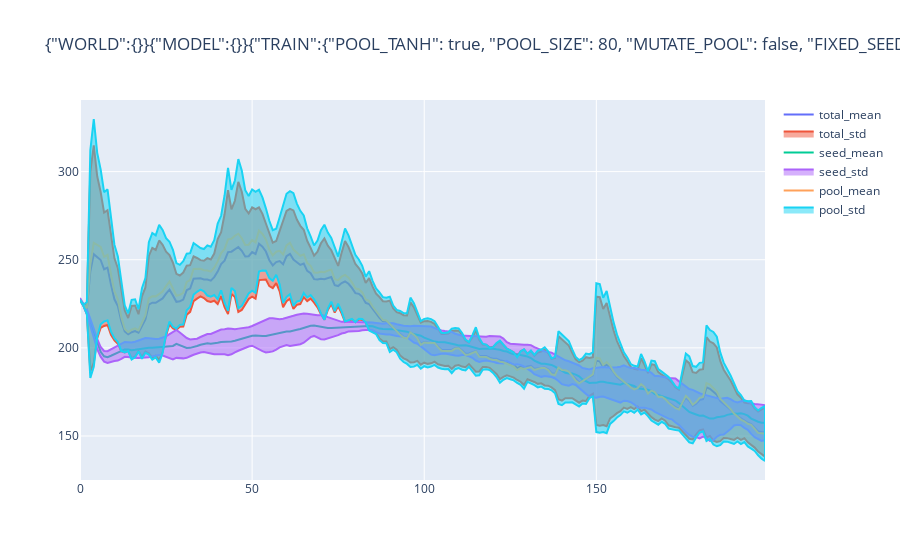

Source (notebook cell):
### Code cell
# importlib.reload(utils)
importlib.reload(disp)
# sess_id = "2020_11_10/11_42_17"
sess_id = cfg.EXTRA.SESSION_ID
fig = disp.plot_avg_session(sess_id)
# fig.update_yaxes(type="log")
vis.plotlyplot(fig)
fig.show()

### Figure 1 — Plotly figure (JSON) as saved in the notebook; plotly's stock layout.template omitted (floating-point values rounded to 4 significant figures; data arrays with more than 128 entries replaced by an {"elided": "..."} marker saying what was removed)
{"data": [{"name": "total_mean", "type": "scatter", "y": {"elided": "200 float values"}}, {"fill": "toself", "name": "total_std", "type": "scatter", "x": {"elided": "400 int values"}, "y": {"elided": "400 float values"}}, {"name": "seed_mean", "type": "scatter", "y": {"elided": "200 float values"}}, {"fill": "toself", "name": "seed_std", "type": "scatter", "x": {"elided": "400 int values"}, "y": {"elided": "400 float values"}}, {"name": "pool_mean", "type": "scatter", "y": {"elided": "200 float values"}}, {"fill": "toself", "name": "pool_std", "type": "scatter", "x": {"elided": "400 int values"}, "y": {"elided": "400 float values"}}], "layout": {"title": {"text": "{\"WORLD\":{}}{\"MODEL\":{}}{\"TRAIN\":{\"POOL_TANH\": true, \"POOL_SIZE\": 80, \"MUTATE_POOL\": false, \"FIXED_SEED_RATIO\": 0.125}}{\"EXTRA\":{\"SESSION_ID\": \"2020_11_10/13_29_15\"}}"}}}
